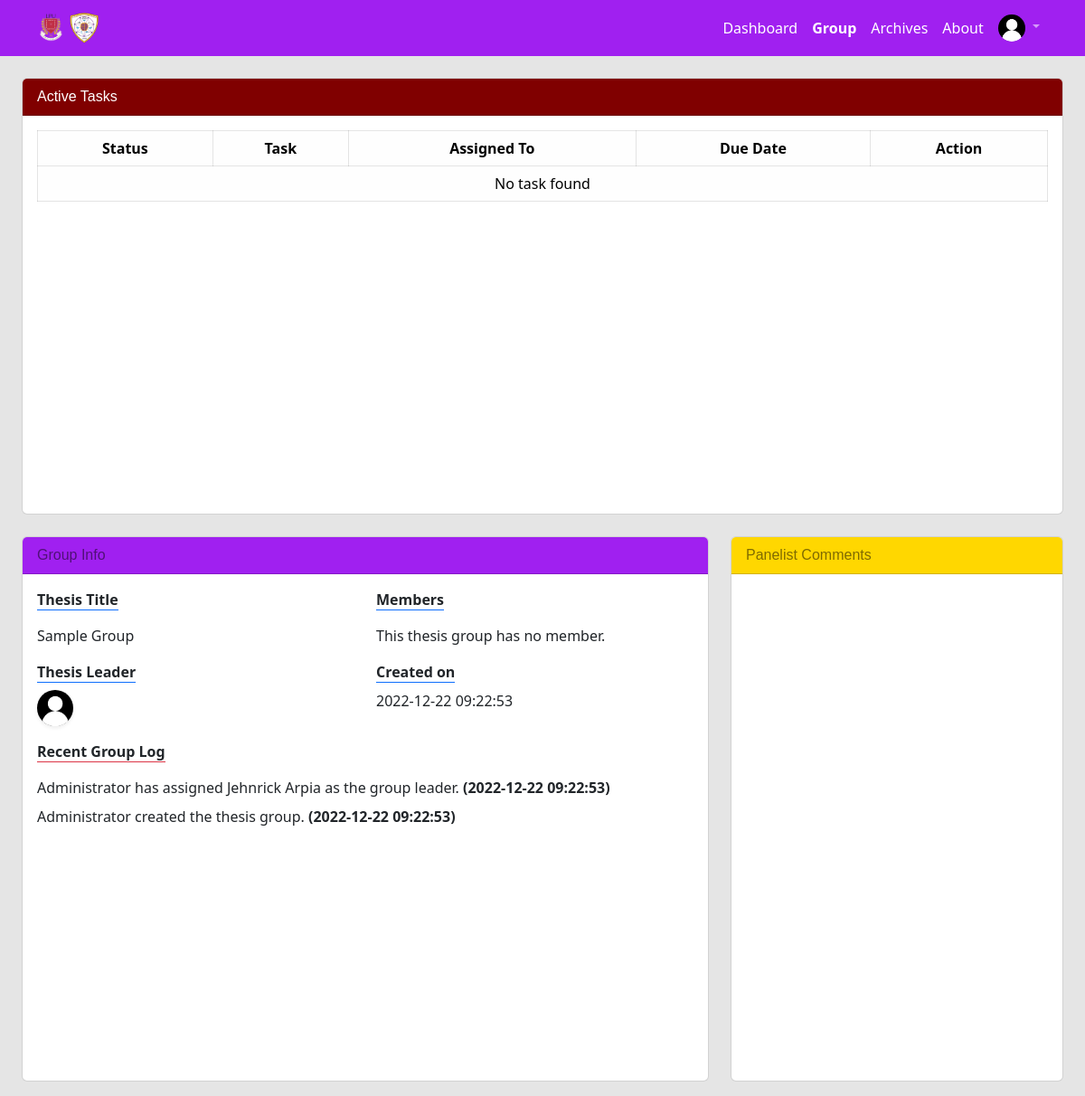
The app's page /group.php (signed in) with its own data.
### tables this page shows
CREATE TABLE `groups` (
  `groupid` int(11) NOT NULL,
  `creation` datetime NOT NULL,
  `created_by` int(11) NOT NULL,
  `group_leader` int(11) NOT NULL,
  `group_title` varchar(255) NOT NULL,
  `group_code` varchar(6) NOT NULL
);

CREATE TABLE `users` (
  `id` int(11) NOT NULL,
  `date` datetime NOT NULL,
  `last_seen` timestamp NOT NULL DEFAULT current_timestamp(),
  `ip_addr` varchar(45) NOT NULL,
  `fullname` varchar(100) NOT NULL,
  `username` varchar(30) NOT NULL,
  `group_id` int(11) NOT NULL DEFAULT 0,
  `email` varchar(100) NOT NULL,
  `email_verified` varchar(100) DEFAULT NULL,
  `password` varchar(255) NOT NULL,
  `image` varchar(255) NOT NULL DEFAULT 'default_profile.jpg',
  `role` tinyint(4) DEFAULT 0,
  `advised_by` int(11) NOT NULL DEFAULT 0
);

CREATE TABLE `group_logs` (
  `id` int(11) NOT NULL,
  `groupid` int(11) NOT NULL,
  `log_date` datetime NOT NULL,
  `log_details` varchar(256) NOT NULL
);

### group.php (the view, shortened to what this page needs)
<?php
    require "libs/functions.php";
    $groupid = $_SESSION['user']['group_id'];
    $query = "SELECT * FROM groups WHERE groupid = :id";
    $selectStmt = $con->prepare($query);
    $selectStmt->bindValue('id', $groupid, PDO::PARAM_INT);
    $selectStmt->execute();
    require('libs/header.php');
?>
<!DOCTYPE html>
<html>
    <head>
        <link href="./bootstrap/css/bootstrap.min.css" rel="stylesheet" media="nope!" onload="this.media='all'">
        <link rel="stylesheet" href="./css/style.css">
    </head>
    <body>
        <?php if($selectStmt->rowCount() > 0): ?>
            <?php $group_row = $selectStmt->fetch(); ?>
            <div class="grey-wrapper">
                <div class="container-fluid header mt-4 mb-3">
                    <div class="row mx-auto d-flex justify-content-evenly mb-4">
                        <div class="col-md-12">
                            <div class="card">
                                <div class="card-header text-white" style="background-color: #800000; font-family: 'Lemon/Milk', sans-serif;">Active Tasks</div>
                                <div id="task-content" class="card-body">
                                    <table class="table table-hover">
                                        <thead>
                                            <tr class="table-light">
                                                <th scope="col" class="text-center">Status</th>
                                                <th scope="col" class="text-center" colspan="1">Task</th>
                                                <th scope="col" class="text-center">Assigned To</th>
                                                <th scope="col" class="text-center">Due Date</th>
                                                <th scope="col" class="text-center">Action</th>
                                            </tr>
                                        </thead>
                                        <tbody>
                                            <?php
                                            $selectStmt = $con->prepare('SELECT * FROM tasks WHERE taskgroup = :id AND taskstatus <= 1 ORDER BY taskid DESC');
                                            $selectStmt->execute(['id' => $_SESSION['user']['group_id']]);
                                            if($selectStmt->rowCount() > 0):
                                                while($row = $selectStmt->fetch(PDO::FETCH_ASSOC)):
                                            ?>
                                            <tr class="table-light text-center">
                                                <td>
                                                    <?php
                                                    switch($row['taskstatus']) {
                                                        case 0:
                                                            echo '<span class="badge bg-danger tg-white">Incomplete</span>';
                                                            break;
                                                        case 1:
                                                            echo '<span class="badge bg-warning text-white">In-Progress</span>';
                                                            break;
                                                        case 2:
                                                            echo '<span class="badge bg-success text-white">Complete</span>';
                                                            break;
                                                    }
                                                    ?>
                                                </td>
                                                <td><?php echo $row['tasktitle'] . ' - ' . $row['taskdetail']; ?></td>
                                                <td><?php echo getFullName($row['taskassignedto']); ?></td>
                                                <td><?php echo getweekDay($row['taskdue']) . ', ' . date("F j g:i a", strtotime($row['taskdue'])); ?></td>
                                                <td><a href="<?php echo './task.php?id=' . $row['taskid']; ?>"><span class="badge bg-primary text-white">View</span></a></td>
                                            </tr>
                                            <?php endwhile; ?>
                                            <?php else: ?>
                                            <tr class="table-light">
                                                <td colspan="8" class="text-center">No task found</td>
                                            </tr>
                                            <?php endif; ?>
                                        </tbody>
                                    </table>
                                </div>
                            </div>
                        </div>
                    </div>
                    <div class="row mx-auto">
                        <div class="col-lg-8">
                            <div class="card">
                                <div class="card-header text-black-50" style="background-color: #A020F0; font-family: 'Lemon/Milk', sans-serif;">Group Info</div>
                                <div id="group-content" class="card-body">
                                    <div class="row">
                                        <div class="col-sm-6">
                                            <dl>
                                                <dt><b class="border-bottom border-primary">Thesis Title</b></dt>
                                                <dd><p class="mt-3"><?php echo $group_row['group_title']; ?></p></dd>
                                            </dl>
                                            <dl>
                                                <dt><b class="border-bottom border-primary">Thesis Leader</b></td>
                                                <dd class="mt-2">
                                                    <?php
                                                        $query = "SELECT id, fullname, image FROM users WHERE id = :id";
                                                        $selectStm = $con->prepare($query);
                                                        $selectStm->execute(['id' => $group_row['group_leader']]);
                                                        if($selectStm->rowCount() > 0):
                                                            $rows = $selectStm->fetch();
                                                    ?>
                                                        <a href="" class="edit" title="<?php echo $rows['fullname'] ?>" data-toggle="tooltip">
                                                            <img src="<?php echo './assets/profile_pictures/' .$rows['image'] ?>" class="rounded-circle shadow-sm border-info img-sm mr-3" style="width: 40px; height: 40px;" alt="Avatar" />
                                                        </a>
                                                    <?php else: ?>
                                                        <p>No group leader</p>
                                                    <?php endif; ?>
                                                </dd>
                                            </dl>
                                        </div>
                                        <div class="col-md-6">
                                            <dl>
                                                <dt><b class="border-bottom border-primary">Members</b></dt>
                                                <dd>
                                                    <p class="mt-2">
                                                        <?php
                                                            $query = "SELECT id, fullname, image FROM users WHERE group_id = :id";
                                                            $selectStm = $con->prepare($query);
                                                            $selectStm->execute(['id' => $groupid]);
                                                            if($selectStm->rowCount() >= 2):
                                                            while($rows = $selectStm->fetch(PDO::FETCH_ASSOC)):
                                                                if($group_row['group_leader'] == $rows['id']) continue;
                                                            ?>
                                                            <a href="" class="edit" title="<?php echo $rows['fullname'] ?>" data-toggle="tooltip">
                                                                <img src="<?php echo './assets/profile_pictures/' .$rows['image'] ?>" class="rounded-circle shadow-sm border-info img-sm mr-3" style="width: 40px; height: 40px;" alt="Avatar" />
                                                            </a>
                                                            <?php endwhile; ?>
                                                            <?php else: ?>
                                                            <p class="mt-3">This thesis group has no member.</p>
                                                        <?php endif; ?>
                                                    </p>
                                                </dd>
                                            </dl>
                                            <dl>
                                                <dt><b class="border-bottom border-primary">Created on</b></dt>
                                                <dd class="mt-2">
                                                    <?php echo $group_row['creation'] ?>
                                                </dd>
                                            </dl>
                                        </div>
                                    </div>
                                    <div class="row">
                                        <dl>
                                            <dt><b class="border-bottom border-danger">Recent Group Log</b></dt>
                                        </dl>
                                        <div id="group-logs">
                                            <dl>
                                                <?php
                                                    $query = "SELECT * FROM group_logs WHERE groupid = :id ORDER BY id DESC LIMIT 5;";
                                                    $selectStmt = $con->prepare($query);
                                                    $selectStmt->bindValue('id', $groupid, PDO::PARAM_INT);
                                                    $selectStmt->execute();
                                                ?>
                                                <?php if($selectStmt->rowCount() > 0): ?>
                                                    <?php while($activities_row = $selectStmt->fetch(PDO::FETCH_ASSOC)): ?>
                                                        <dd><?php echo $activities_row['log_details'] . " <strong>(" . $activities_row['log_date'] . ")</strong>"; ?></dd>
                                                    <?php endwhile; ?>
                                                <?php else: ?>
                                                    <tr class="table-light text-center">
                                                        <dd>No recent activities.</dd>
                                                    </tr>
                                                <?php endif; ?>
                                            </dl>
                                        </div>
                                    </div>
                                </div>
                            </div>
                        </div>
                        <div class="col-lg-4">
                            <div class="card">
                                <div class="card-header text-black-50" style="background-color: #FFD700; font-family: 'Lemon/Milk', sans-serif;">Panelist Comments</div>
                                <div id="comment-content" class="card-body">
                                </div>
                            </div>
                        </div>
                    </div>
                </div>
            </div>
        <?php endif; ?>
    </body>
</html>

### css/style.css (style rules this page uses)
table, th, td { border: 1px solid black; border-collapse: collapse; }
a:link { text-decoration: none; }
.grey-wrapper { overflow: auto; position: relative; width: 100%; min-height: 100%; background-color: rgb(169,169,169, 0.3); display: block; }

### group.php (style rules this page uses)
table.table tr th, table.table tr td { border: 1px solid rgba(0, 0, 0, 0.1); background-color: rgba(240, 240, 240, 0.1) !important }
table.table td:last-child { width: 130px; }
#group-content { height: 70vh; width: 100%; }
#comment-content { height: 70vh; overflow-x: scroll; overflow-y: auto; width: 100%; }
#task-content { height: 55vh; overflow-x: scroll; overflow-y: auto; width: 100%; }
#group-logs { height: 30vh; overflow-x: scroll; overflow-y: auto; width: 100%; }

### records on screen
groups: group_title "Sample Group", creation "2022-12-22 09:22:53"
users: image (placeholder picture)
group_logs: log_details "Administrator has assigned Jehnrick Arpia as the group leader.", log_date "2022-12-22 09:22:53"
group_logs: log_details "Administrator created the thesis group.", log_date "2022-12-22 09:22:53"
